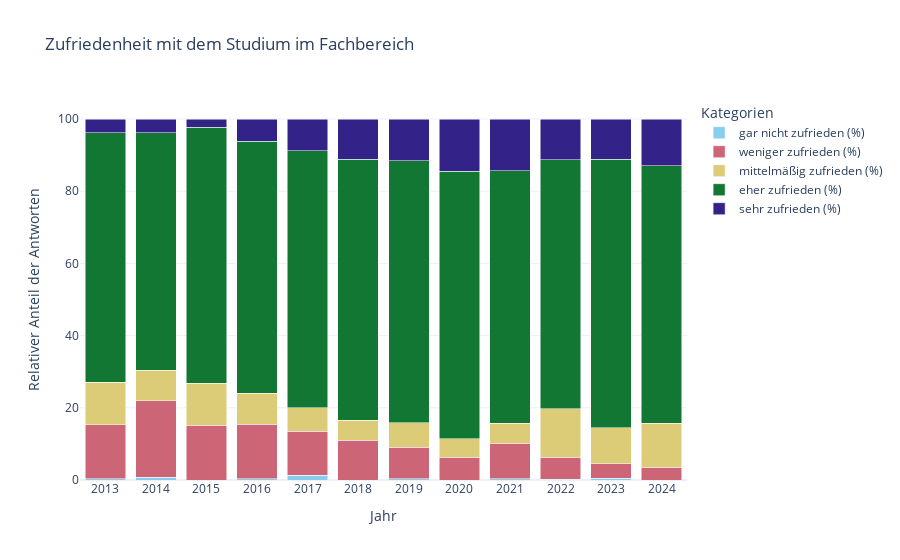

The notebook cell saved with this chart:
### Code cell
# Reihenfolge der Kategorien festlegen
category_order = [
    'gar nicht zufrieden (%)', 
    'weniger zufrieden (%)', 
    'mittelmäßig zufrieden (%)', 
    'eher zufrieden (%)', 
    'sehr zufrieden (%)'
]

# DataFrame umwandeln für Plotly
df_melted = df_rel.reset_index().melt(id_vars="Jahr", var_name="Category", value_name="sum")
df_melted.rename(columns={"index": "Jahr"}, inplace=True)

# Sicherstellen, dass 'Category' eine kategorische Variable mit der richtigen Reihenfolge ist
df_melted['Category'] = pd.Categorical(df_melted['Category'], categories=category_order, ordered=True)

# Sortiere den DataFrame nach Jahr und Category
df_melted = df_melted.sort_values(by=['Jahr', 'Category'])

# Gestapeltes Balkendiagramm mit Plotly erstellen
fig = px.bar(df_melted, x="Jahr", 
             y="sum", 
             color="Category", 
             title="Zufriedenheit mit dem Studium im Fachbereich", 
             color_discrete_sequence=px.colors.qualitative.Safe, 
             template="plotly_white", 
             barmode="stack",
             labels={
                 'Jahr': 'Jahr', 
                 'sum': 'Relativer Anteil der Antworten',
                 'Category': 'Kategorien'
             })

# Diagramm anzeigen
fig.show()

### Figure 1 — Plotly figure (JSON) as saved in the notebook; plotly's stock layout.template omitted (floating-point values rounded to 4 significant figures)
{"data": [{"hovertemplate": "Kategorien=gar nicht zufrieden (%)<br>Jahr=%{x}<br>Relativer Anteil der Antworten=%{y}<extra></extra>", "legendgroup": "gar nicht zufrieden (%)", "marker": {"color": "rgb(136, 204, 238)", "pattern": {"shape": ""}}, "name": "gar nicht zufrieden (%)", "orientation": "v", "showlegend": true, "textposition": "auto", "type": "bar", "x": ["2013", "2014", "2015", "2016", "2017", "2018", "2019", "2020", "2021", "2022", "2023", "2024"], "xaxis": "x", "y": [0.3515, 0.7366, 0.0, 0.3431, 1.306, 0.0, 0.3619, 0.0, 0.3672, 0.1439, 0.4535, 0.0], "yaxis": "y"}, {"hovertemplate": "Kategorien=weniger zufrieden (%)<br>Jahr=%{x}<br>Relativer Anteil der Antworten=%{y}<extra></extra>", "legendgroup": "weniger zufrieden (%)", "marker": {"color": "rgb(204, 102, 119)", "pattern": {"shape": ""}}, "name": "weniger zufrieden (%)", "orientation": "v", "showlegend": true, "textposition": "auto", "type": "bar", "x": ["2013", "2014", "2015", "2016", "2017", "2018", "2019", "2020", "2021", "2022", "2023", "2024"], "xaxis": "x", "y": [14.94, 21.18, 15.18, 15.09, 12.19, 10.97, 8.685, 6.364, 9.792, 6.187, 4.082, 3.521], "yaxis": "y"}, {"hovertemplate": "Kategorien=mittelmäßig zufrieden (%)<br>Jahr=%{x}<br>Relativer Anteil der Antworten=%{y}<extra></extra>", "legendgroup": "mittelmäßig zufrieden (%)", "marker": {"color": "rgb(221, 204, 119)", "pattern": {"shape": ""}}, "name": "mittelmäßig zufrieden (%)", "orientation": "v", "showlegend": true, "textposition": "auto", "type": "bar", "x": ["2013", "2014", "2015", "2016", "2017", "2018", "2019", "2020", "2021", "2022", "2023", "2024"], "xaxis": "x", "y": [11.78, 8.471, 11.61, 8.576, 6.531, 5.565, 6.755, 5.065, 5.508, 13.38, 9.977, 12.21], "yaxis": "y"}, {"hovertemplate": "Kategorien=eher zufrieden (%)<br>Jahr=%{x}<br>Relativer Anteil der Antworten=%{y}<extra></extra>", "legendgroup": "eher zufrieden (%)", "marker": {"color": "rgb(17, 119, 51)", "pattern": {"shape": ""}}, "name": "eher zufrieden (%)", "orientation": "v", "showlegend": true, "textposition": "auto", "type": "bar", "x": ["2013", "2014", "2015", "2016", "2017", "2018", "2019", "2020", "2021", "2022", "2023", "2024"], "xaxis": "x", "y": [69.07, 65.75, 70.98, 69.81, 71.12, 72.34, 72.62, 74.16, 70.01, 69.06, 74.38, 71.36], "yaxis": "y"}, {"hovertemplate": "Kategorien=sehr zufrieden (%)<br>Jahr=%{x}<br>Relativer Anteil der Antworten=%{y}<extra></extra>", "legendgroup": "sehr zufrieden (%)", "marker": {"color": "rgb(51, 34, 136)", "pattern": {"shape": ""}}, "name": "sehr zufrieden (%)", "orientation": "v", "showlegend": true, "textposition": "auto", "type": "bar", "x": ["2013", "2014", "2015", "2016", "2017", "2018", "2019", "2020", "2021", "2022", "2023", "2024"], "xaxis": "x", "y": [3.866, 3.867, 2.232, 6.175, 8.853, 11.13, 11.58, 14.42, 14.32, 11.22, 11.11, 12.91], "yaxis": "y"}], "layout": {"barmode": "stack", "legend": {"title": {"text": "Kategorien"}, "tracegroupgap": 0}, "title": {"text": "Zufriedenheit mit dem Studium im Fachbereich"}, "xaxis": {"anchor": "y", "domain": [0, 1], "title": {"text": "Jahr"}}, "yaxis": {"anchor": "x", "domain": [0, 1], "title": {"text": "Relativer Anteil der Antworten"}}}}
